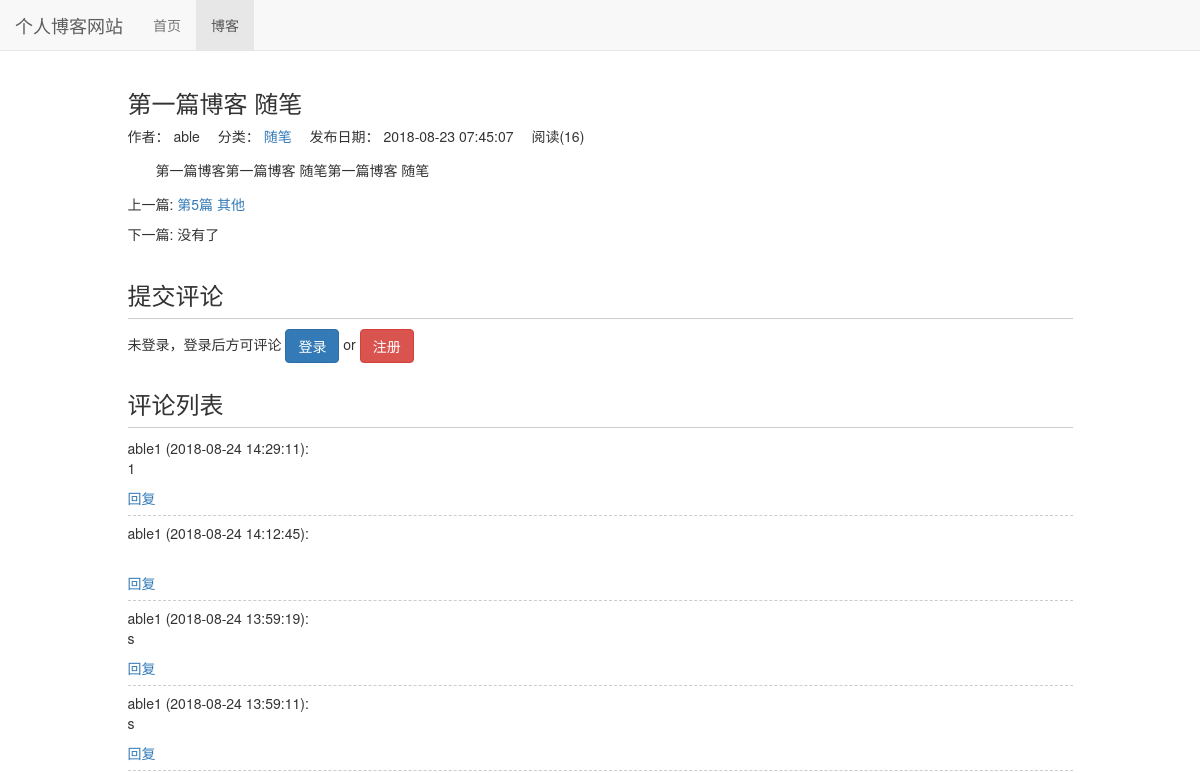
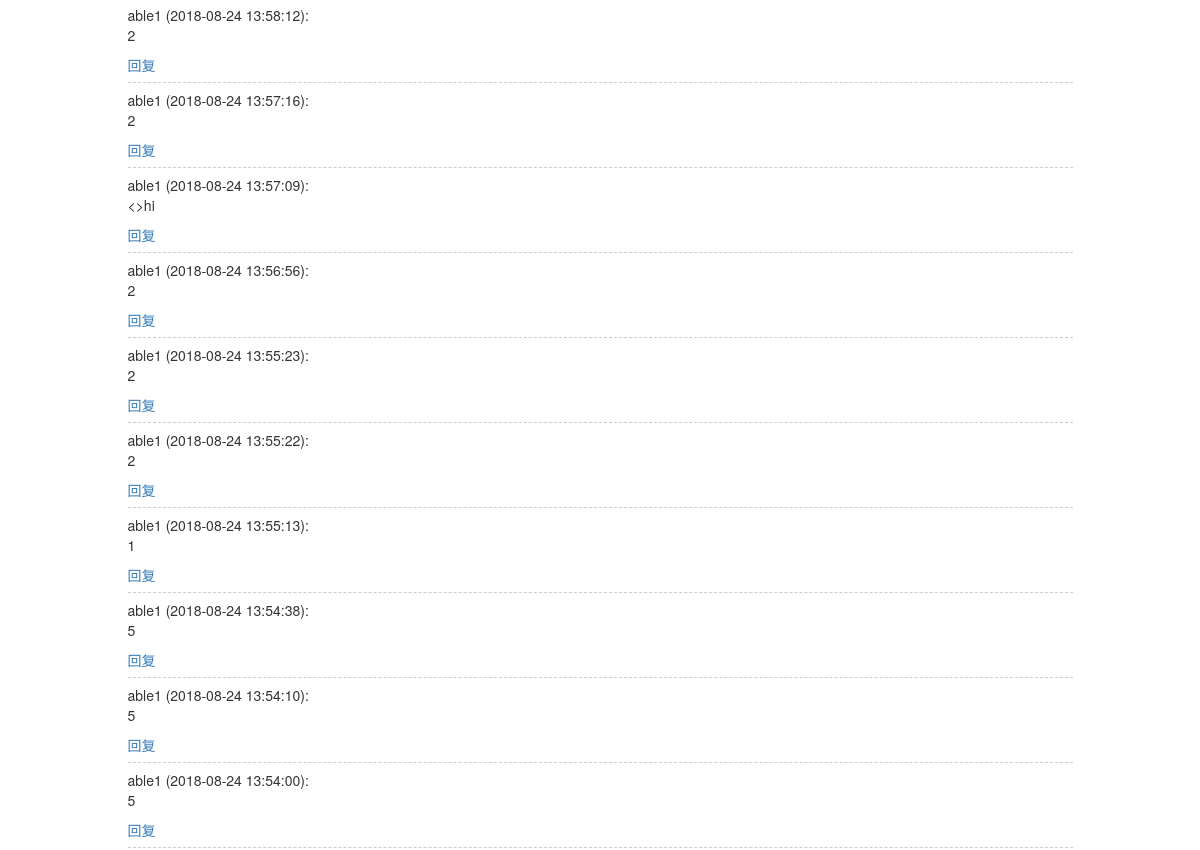
/blog/1 (upper part), run on an earlier commit of the app's database (2 pictures, top to bottom).
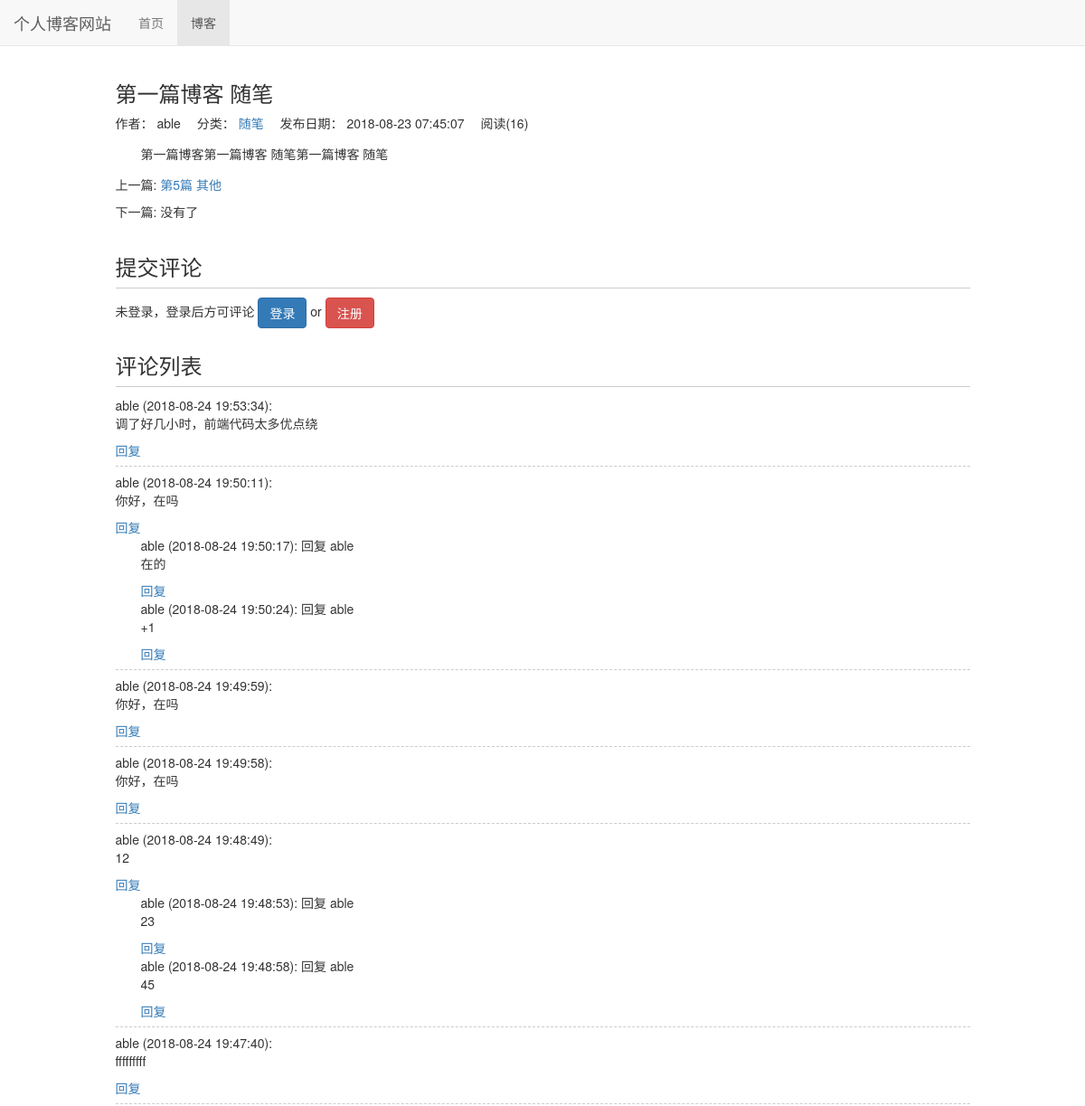
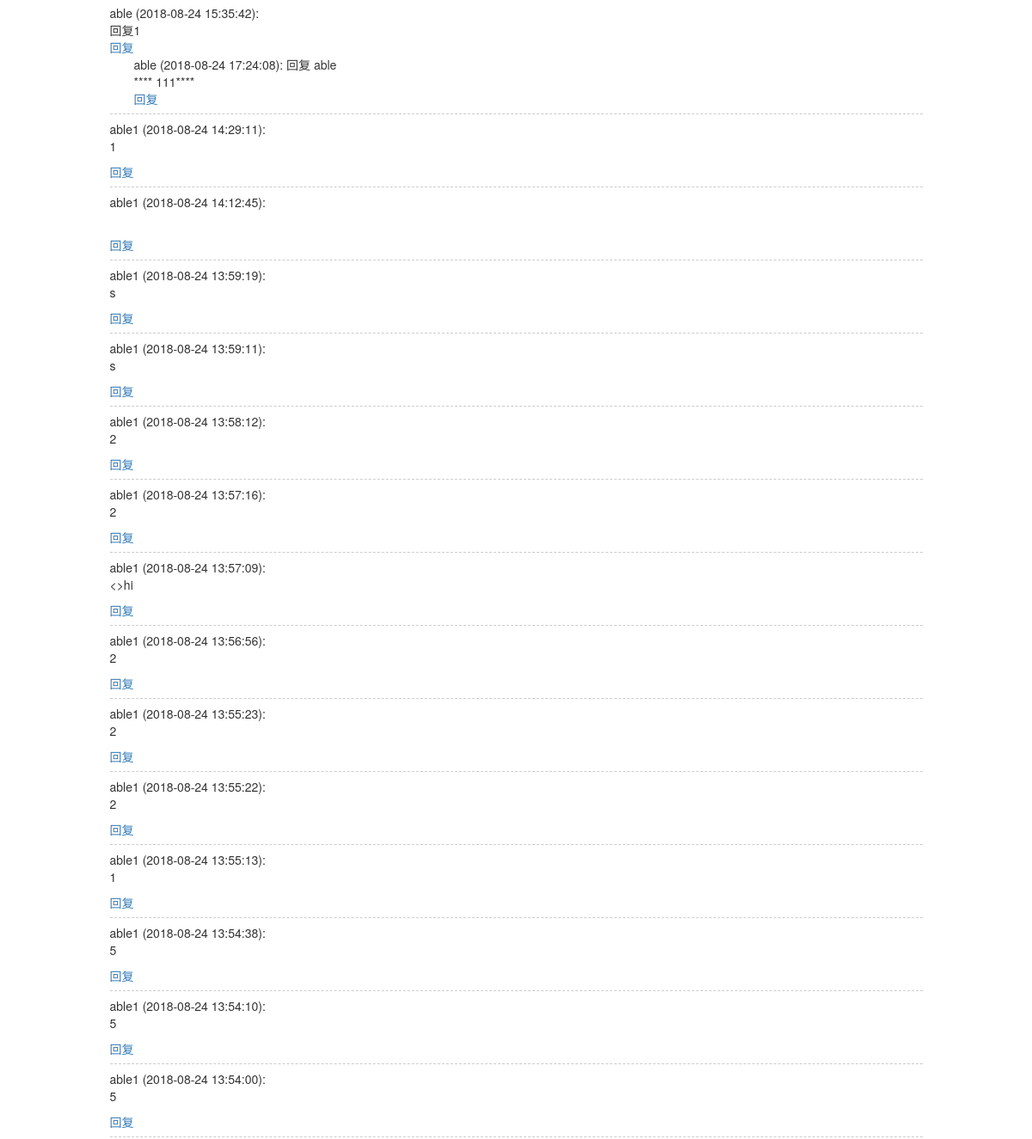
And on a later commit of the database (2 pictures, top to bottom).
### comment/models.py (models this page shows, shortened)
class Comment(models.Model):
    content_type = models.ForeignKey(ContentType, on_delete=models.DO_NOTHING)
    object_id = models.PositiveIntegerField()
    content_object = GenericForeignKey('content_type', 'object_id')
    text = models.TextField()
    comment_time = models.DateTimeField(auto_now_add=True)
    user = models.ForeignKey(User, related_name='comments', on_delete=models.DO_NOTHING)
    root = models.ForeignKey('self', related_name='root_comment', null=True, on_delete=models.DO_NOTHING)
    parent = models.ForeignKey('self', related_name='parent_comment', null=True, on_delete=models.DO_NOTHING)
    reply_to = models.ForeignKey(User, related_name='replies', null=True, on_delete=models.DO_NOTHING)
    class Meta:
        ordering = ['comment_time'] # 时间逆序，最新的在最前面

### blog/views.py (the view)
# urls.py: path('<int:blog_pk>', views.blog_detail, name='blog_detail'),
def blog_detail(request, blog_pk):
    blog = get_object_or_404(Blog, pk=blog_pk)
    read_cookie_key = read_statistics_one_read(request, blog)
    blog_content_type = ContentType.objects.get_for_model(blog)
    comments = Comment.objects.filter(
        content_type=blog_content_type, object_id=blog.pk, parent=None)
    context = {}
    context['comments'] = comments.order_by('-comment_time')
    context['previous_blog'] = Blog.objects.filter(
        created_time__gt=blog.created_time).last()
    context['next_blog'] = Blog.objects.filter(
        created_time__lt=blog.created_time).first()
    context['blog'] = blog
    data = {}
    data['content_type'] = blog_content_type.model  # 模型的字符串
    data['object_id'] = blog_pk
    data['reply_comment_id'] = 0
    context['comment_form'] = CommentForm(initial=data)  # 实例化, 并初始化
    response = render(request, 'blog/blog_detail.html', context)
    response.set_cookie(read_cookie_key, 'true')  # 阅读cookie标记
    return response

### blog/models.py (called while the page is built)
    def __str__(self):
        return self.type_name

### read_statistics/models.py (called while the page is built)
    def get_read_num(self):
        try:
            ct = ContentType.objects.get_for_model(self)
            readnum = ReadNum.objects.get(content_type=ct, object_id=self.pk)
            return readnum.read_num
        except exceptions.ObjectDoesNotExist:
            return 0

### read_statistics/utils.py (called while the page is built)
def read_statistics_one_read(request, obj):
    ct = ContentType.objects.get_for_model(obj)
    key = '%s_%s_read' % (ct.model, obj.pk)  # cookie key
    if not request.COOKIES.get(key):
        readnum, created = ReadNum.objects.get_or_create(
            content_type=ct, object_id=obj.pk)
        readnum.read_num += 1
        readnum.save()
        date = timezone.now().date()
        readDetail, created = ReadDetail.objects.get_or_create(
            content_type=ct, object_id=obj.pk, date=date)
        readDetail.read_num += 1
        readDetail.save()
    return key

### blog/templates/blog/blog_detail.html (shortened to what the changed rows need)
{% extends "base.html" %}
{% load staticfiles %}
{% block header_extends %}
    <link rel="stylesheet" href="{% static 'blog/blog.css' %}">
{% endblock header_extends %}
{% block content %}
<div class="container">
    <div class="row">
        <div class="col-xs-10 col-xs-offset-1">
            <div class="comment-area">
                <div id="comment_list" >
                    {% for comment in comments  %}
                        <div id="root_{{ comment.pk }}" class="comment">
                            <span>{{ comment.user.username }}
                            <span>({{ comment.comment_time | date:"Y-m-d H:i:s" }}):</span>
                            <div id="comment_{{ comment.pk }}">
                                {{ comment.text | safe }}
                            </div>
                            <a href="javascript:reply({{ comment.pk }})">回复</a>
                            {% for reply in comment.root_comment.all  %}
                                <div class="reply">
                                    <span>{{ reply.user.username }}</span>
                                    <span>({{ reply.comment_time | date:"Y-m-d H:i:s" }}):</span>
                                    <span>回复</span>
                                    <span>{{ reply.reply_to.username }}</span>
                                    <div id="comment_{{ reply.pk }}">
                                        {{ reply.text|safe }}
                                    </div>
                                    <a href="javascript:reply({{ reply.pk }})">回复</a>
                                </div>
                            {% endfor %}
                        </div>
                    {% empty %}
                        <span id='no_comment'>暂无评论</span>
                    {% endfor %}
                </div>
            </div>
        </div>
    </div>
</div>
{% endblock content %}

What changed in the data, as far as the page shows it:
added Comment: user.username "able", comment_time "2018-08-24 19:53:34", text "调了好几小时，前端代码太多优点绕", shown under "评论列表"
added Comment: user.username "able", comment_time "2018-08-24 19:50:11", text "你好，在吗", shown under "评论列表"
added Comment: user.username "able", comment_time "2018-08-24 19:50:17", reply_to.username "able", text "在的"
added Comment: user.username "able", comment_time "2018-08-24 19:50:24", reply_to.username "able", text "+1"
added Comment: user.username "able", comment_time "2018-08-24 19:49:59", text "你好，在吗", shown under "评论列表"
added Comment: user.username "able", comment_time "2018-08-24 19:49:58", text "你好，在吗", shown under "评论列表"
added Comment: user.username "able", comment_time "2018-08-24 19:48:49", text "12", shown under "评论列表"
added Comment: user.username "able", comment_time "2018-08-24 19:48:53", reply_to.username "able", text "23"
added Comment: user.username "able", comment_time "2018-08-24 19:48:58", reply_to.username "able", text "45"
added Comment: user.username "able", comment_time "2018-08-24 19:47:40", text "fffffffff", shown under "评论列表"
added Comment: user.username "able", comment_time "2018-08-24 15:35:42", text "回复1", shown under "评论列表"
added Comment: user.username "able", comment_time "2018-08-24 17:24:08", reply_to.username "able", text "**** 111****"
